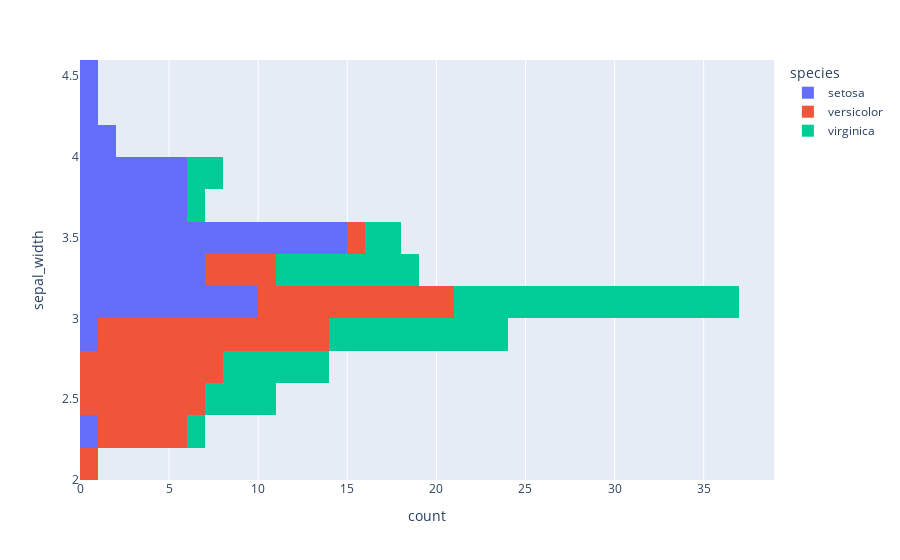

Notebook code for this chart:
### Markdown cell above
# 6.Histogram

### Code cell
# Histogram
fig6 = px.histogram(df , y = 'sepal_width', color='species')
fig6.show()

# Save the file as a HTML file in 15_important_plots_plotly folder
fig6.write_html('./15_important_plots_plotly/Histogram.html')

### Figure 1 — Plotly figure (JSON) as saved in the notebook; plotly's stock layout.template omitted (floating-point values rounded to 4 significant figures)
{"data": [{"alignmentgroup": "True", "bingroup": "y", "hovertemplate": "species=setosa<br>count=%{x}<br>sepal_width=%{y}<extra></extra>", "legendgroup": "setosa", "marker": {"color": "#636efa", "pattern": {"shape": ""}}, "name": "setosa", "offsetgroup": "setosa", "orientation": "h", "showlegend": true, "type": "histogram", "xaxis": "x", "y": [3.5, 3, 3.2, 3.1, 3.6, 3.9, 3.4, 3.4, 2.9, 3.1, 3.7, 3.4, 3, 3, 4, 4.4, 3.9, 3.5, 3.8, 3.8, 3.4, 3.7, 3.6, 3.3, 3.4, 3, 3.4, 3.5, 3.4, 3.2, 3.1, 3.4, 4.1, 4.2, 3.1, 3.2, 3.5, 3.6, 3, 3.4, 3.5, 2.3, 3.2, 3.5, 3.8, 3, 3.8, 3.2, 3.7, 3.3], "yaxis": "y"}, {"alignmentgroup": "True", "bingroup": "y", "hovertemplate": "species=versicolor<br>count=%{x}<br>sepal_width=%{y}<extra></extra>", "legendgroup": "versicolor", "marker": {"color": "#EF553B", "pattern": {"shape": ""}}, "name": "versicolor", "offsetgroup": "versicolor", "orientation": "h", "showlegend": true, "type": "histogram", "xaxis": "x", "y": [3.2, 3.2, 3.1, 2.3, 2.8, 2.8, 3.3, 2.4, 2.9, 2.7, 2, 3, 2.2, 2.9, 2.9, 3.1, 3, 2.7, 2.2, 2.5, 3.2, 2.8, 2.5, 2.8, 2.9, 3, 2.8, 3, 2.9, 2.6, 2.4, 2.4, 2.7, 2.7, 3, 3.4, 3.1, 2.3, 3, 2.5, 2.6, 3, 2.6, 2.3, 2.7, 3, 2.9, 2.9, 2.5, 2.8], "yaxis": "y"}, {"alignmentgroup": "True", "bingroup": "y", "hovertemplate": "species=virginica<br>count=%{x}<br>sepal_width=%{y}<extra></extra>", "legendgroup": "virginica", "marker": {"color": "#00cc96", "pattern": {"shape": ""}}, "name": "virginica", "offsetgroup": "virginica", "orientation": "h", "showlegend": true, "type": "histogram", "xaxis": "x", "y": [3.3, 2.7, 3, 2.9, 3, 3, 2.5, 2.9, 2.5, 3.6, 3.2, 2.7, 3, 2.5, 2.8, 3.2, 3, 3.8, 2.6, 2.2, 3.2, 2.8, 2.8, 2.7, 3.3, 3.2, 2.8, 3, 2.8, 3, 2.8, 3.8, 2.8, 2.8, 2.6, 3, 3.4, 3.1, 3, 3.1, 3.1, 3.1, 2.7, 3.2, 3.3, 3, 2.5, 3, 3.4, 3], "yaxis": "y"}], "layout": {"barmode": "relative", "legend": {"title": {"text": "species"}, "tracegroupgap": 0}, "margin": {"t": 60}, "xaxis": {"anchor": "y", "domain": [0, 1], "title": {"text": "count"}}, "yaxis": {"anchor": "x", "domain": [0, 1], "title": {"text": "sepal_width"}}}}
